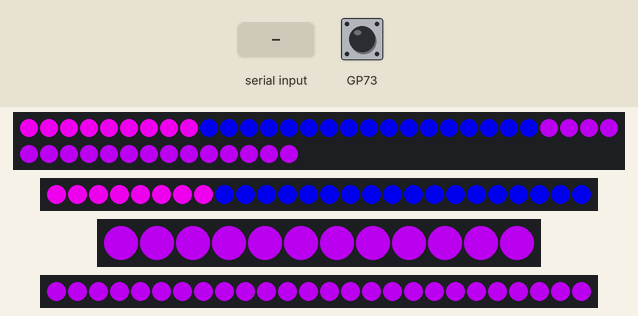
A program run on a simulated Raspberry Pi Pico running MicroPython. On the bench: 44 RGB LEDs in strip order, left to right, continuing on the next row, 2 × 26 RGB LEDs in strip order, left to right, 12 RGB LEDs in strip order, left to right. The inputs (shaded band) are chosen by the test bench. A reset restarts the program.

Above: at 1.27 s.
1.3 s: BOOTSEL button pressed for 0.15 s
At 1.79 s:
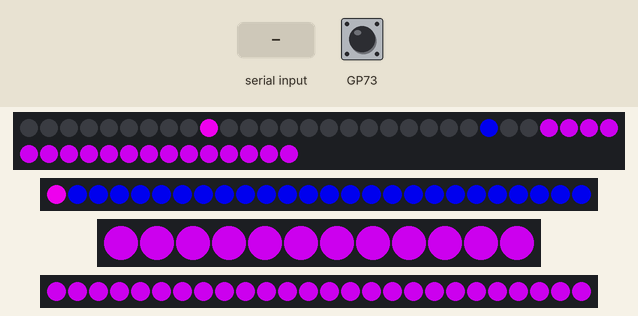
2.0 s: "E\n" received over the second serial link
At 2.39 s:
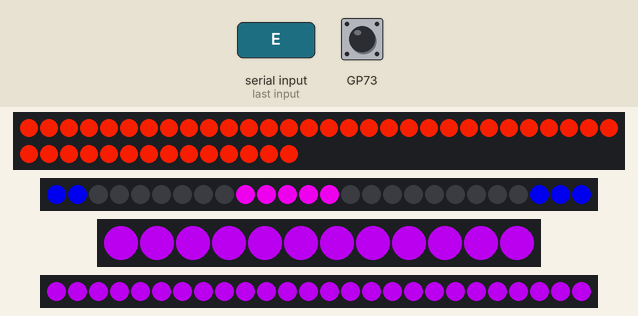
7.0 s: BOOTSEL button pressed for 1 s
At 7.8 s:
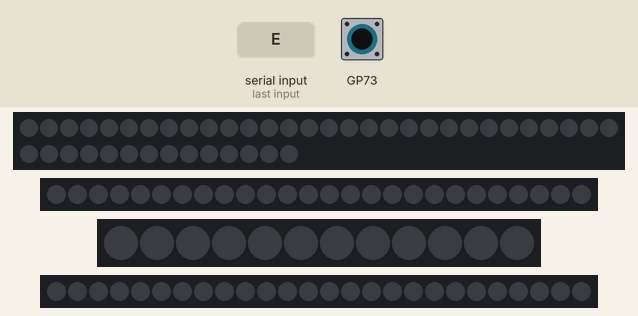
8.6 s: BOOTSEL button pressed for 0.15 s
At 9.2 s:
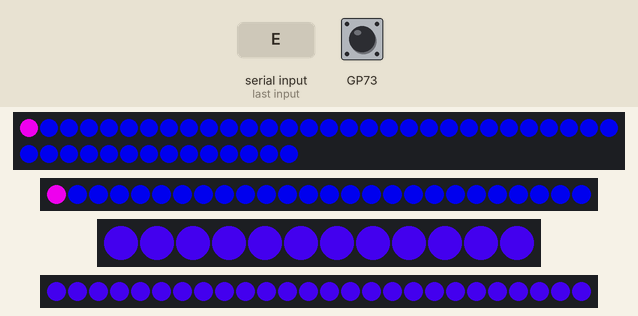
9.3 s: BOOTSEL button pressed for 3.2 s
At 13.21 s:
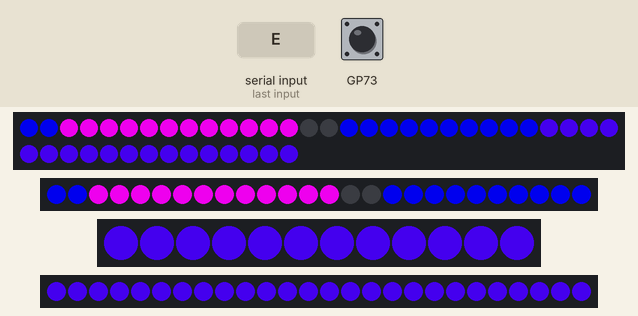
Timing chart, 0 to 14.7 s (numbered marks = the images above; inputs shaded):
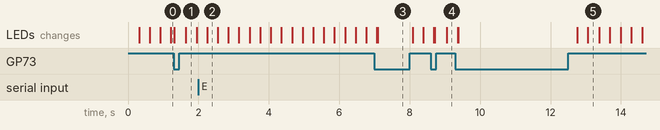

The program:

main.py
```python
from uasyncio import sleep, run, create_task
from umachine import Pin, UART, soft_reset
from neopixel import NeoPixel
from usys import stdin, print_exception
from uselect import poll, POLLIN
from gc import enable
from micropython import const
from rp2 import bootsel_button

enable()

class NeopixelController:

    def __init__(self, pin_numbers: "list[int]", pin_counts: "list[int]", leds: "list[list[dict[str, int]]]") -> None:
        if len(pin_numbers) != len(pin_counts):
            raise ValueError(f"Pin Numbers and Pin Counts must be the same length. Current lengths are {len(pin_numbers)} pin numbers and {len(pin_counts)} leds.")
        self.leds = []
        self.led_starting_positions = []
        self.led_count = []
        self.led_strip = []
        for pin, count in zip(pin_numbers, pin_counts):
            self.leds.append(NeoPixel(Pin(pin), count))
        for count, strip in enumerate(leds):
            for portion in strip:
                self.led_strip.append(count)
                self.led_starting_positions.append(portion["start"] - 1)
                self.led_count.append(portion["count"])

    async def color_fade(self, strip: int, colors: "list[tuple[int, int, int]]", mix: int, step_delay: float, delay: float) -> None:
        while True:
            for count in range(len(colors)):
                for fade_step in range(mix + 1):
                    intermediate_color = tuple(int((1 - fade_step / mix) * rgb_1 + fade_step / mix * rgb_2) for rgb_1, rgb_2 in zip(colors[count], colors[count + 1] if len(colors) > count + 1 else colors[0]))
                    for led in range(self.led_count[strip] - self.led_starting_positions[strip]):
                        self.leds[self.led_strip[strip]][self.led_starting_positions[strip] + led] = intermediate_color
                    self.leds[self.led_strip[strip]].write()
                    await sleep(step_delay)
            await sleep(delay)

    async def static_color(self, strip: int, color: "tuple[int, int, int]", delay: int, kill: bool, kill_mode: str) -> None:
        global tasks
        global MODES
        global FUNCTIONS
        global character

        for led in range(self.led_count[strip] - self.led_starting_positions[strip]):
            self.leds[self.led_strip[strip]][self.led_starting_positions[strip] + led] = color
        self.leds[self.led_strip[strip]].write()
        await sleep(delay)
        if kill:
            if kill_mode in MODES:
                tasks[strip] = [character, eval(FUNCTIONS[MODES[kill_mode][strip]], globals(), {"count": strip})]
            else:
                raise ValueError(f"Unknown mode. '{kill_mode}'. Available modes are: {MODES}")

    async def racing(self, strip: int, baseColor: "tuple[int, int, int]", racingColor: "tuple[int, int, int]", length: int, delay: float) -> None:
        for led in range(self.led_starting_positions[strip], self.led_count[strip]):
            self.leds[self.led_strip[strip]][led] = baseColor
        while True:
            for led in range(self.led_starting_positions[strip], self.led_count[strip]):
                self.leds[self.led_strip[strip]][led] = racingColor
                if led - length >= self.led_starting_positions[strip]:
                    self.leds[self.led_strip[strip]][led - length] = baseColor
                if led - length < self.led_starting_positions[strip]:
                    self.leds[self.led_strip[strip]][self.led_count[strip] - self.led_starting_positions[strip] + led - length] = baseColor
                self.leds[self.led_strip[strip]].write()
                await sleep(delay)

async def set_mode() -> None:
    global tasks
    global MODES
    global FUNCTIONS
    global character

    uart = UART(0, 9600, parity=None, stop = 1, bits = 8, tx=Pin(0), rx=Pin(1), timeout=10)
    select_poll = poll()
    select_poll.register(stdin, POLLIN)
    mode_names = []
    for mode, _ in MODES.items():
        mode_names.append(mode)

    while True:
        if bootsel_button() == 1:
            soft_reset()

        if uart.any() > 0:
            received_input = uart.read(1).decode("utf-8")
            if received_input != "\n":
                if received_input in mode_names:
                    character = received_input
                else:
                    print("Unknown Character")

        if select_poll.poll(0):
            received_input = stdin.read(1)
            if received_input != "\n":
                if received_input in mode_names:
                        if character != "D" and character != "E" or received_input == "A":
                            character = received_input
                else:
                    print("Unknown Character")

        for count, task in enumerate(tasks):
            if character in MODES:
                if task[0] != character and MODES[character][count] != "":
                    try:
                        task[1].cancel()
                    except:
                        pass
                    tasks[count] = [character, eval(FUNCTIONS[MODES[character][count]], globals(), {"count":count})]
        await sleep(0.1)

np = NeopixelController(pin_numbers=[2, 3, 4, 5], pin_counts=[44, 26, 12, 26], leds=[
    [{"start":1, "count":26}, {"start":27, "count":44}],
    [{"start":1, "count":26}],
    [{"start":1, "count":12}],
    [{"start":1, "count":26}]
])

tasks = []
for _ in np.led_count:
    tasks.append(["", None])
MODES = {
    "A": ("", "", "", "", ""),
    "D": ("Racing", "Team Colors", "Racing", "Team Colors", "Team Colors"),
    "E": ("Rainbow", "Rainbow", "Rainbow", "Rainbow", "Rainbow"),
    "X": ("Racing", "Team Colors", "Racing", "Team Colors", "Team Colors"),
    "N": ("Detected Note", "Team Colors", "Detected Note", "Team Colors", "Team Colors"),
    "G": ("Possessed Note", "Possessed Note", "Possessed Note", "Possessed Note", "Possessed Note")
}
FUNCTIONS = {
    "Team Colors": const("create_task(np.color_fade(strip=count, colors=[(0, 0, 200), (200, 0, 200)], mix=128, step_delay=0.01, delay=0.8))"),
    "Rainbow": const("create_task(np.color_fade(strip=count, colors=[(255, 0, 0), (0, 255, 0), (0, 0, 255)], mix=128, step_delay=0.01, delay=0))"),
    "Detected Note": const("create_task(np.static_color(strip=count, color=(255, 40, 0), delay=1, kill=False, kill_mode=''))"),
    "Possessed Note": const("create_task(np.static_color(strip=count, color=(0, 255, 0), delay=2, kill=True, kill_mode='X'))"),
    "Racing": const("create_task(np.racing(strip=count, baseColor=(0, 0, 200), racingColor=(200, 0, 200), length=12, delay=0.15))")
}
character = "D"

try:
    run(set_mode())
except Exception as e:
    print_exception(e)
    sleep(1)
finally:
    for led in np.leds:
        led.fill((0, 0, 0))
        led.write()
    soft_reset()
```

Measured:
- after the input at 1.3 s, the LEDs: first change at once (image 1 shows a later state)
- after the input at 2.0 s, the LEDs: change after 0.25 s (image 2)
- after the input at 7.0 s, the LEDs: first differ from a run without the input after 0.09 s (image 3)
- after the input at 8.6 s, the LEDs: first differ from a run without the input after 0.12 s (image 4 shows a later state)
- after the input at 9.3 s, the LEDs: first differ from a run without the input after 0.08 s (image 5 shows a later state)
